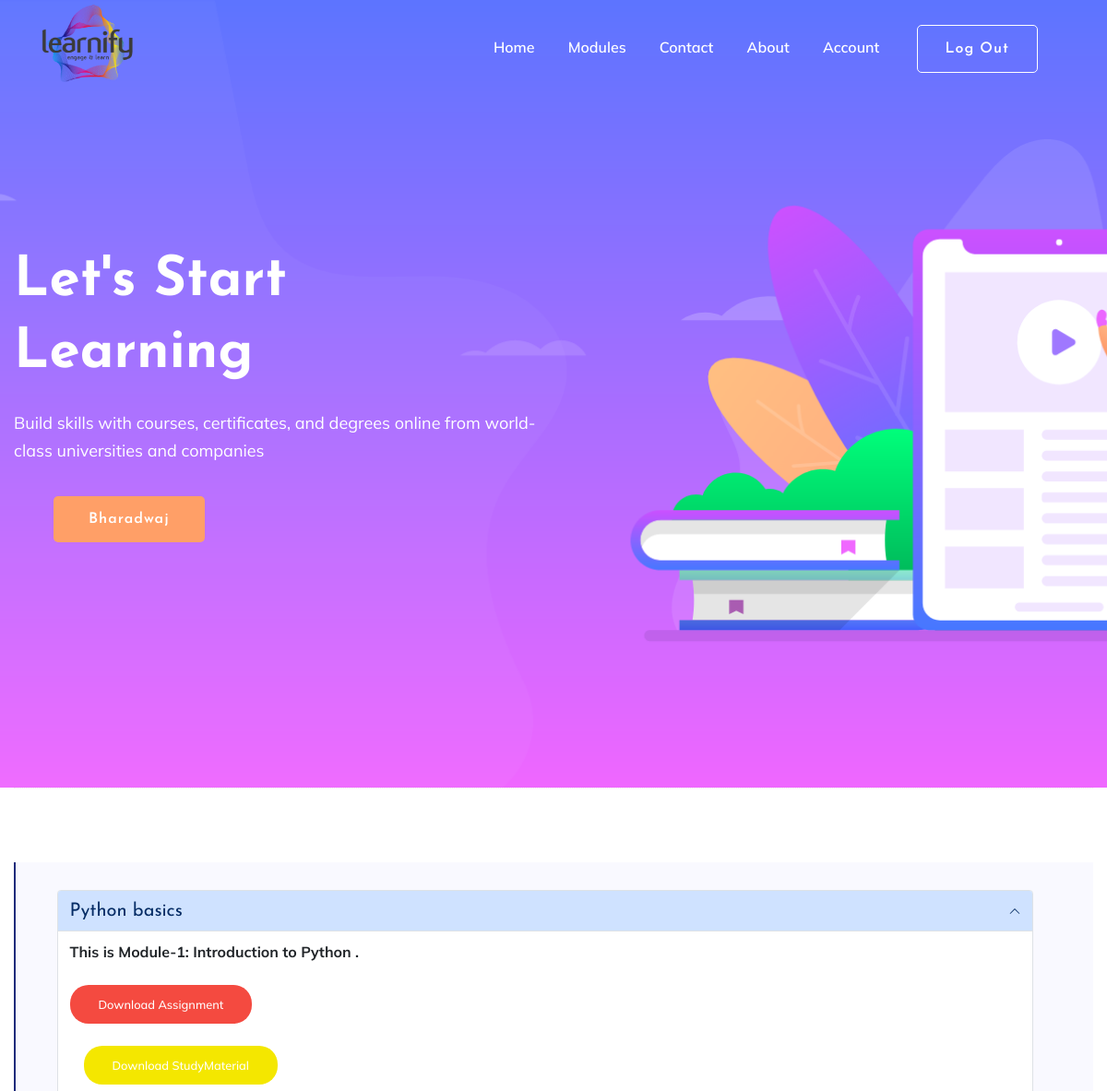
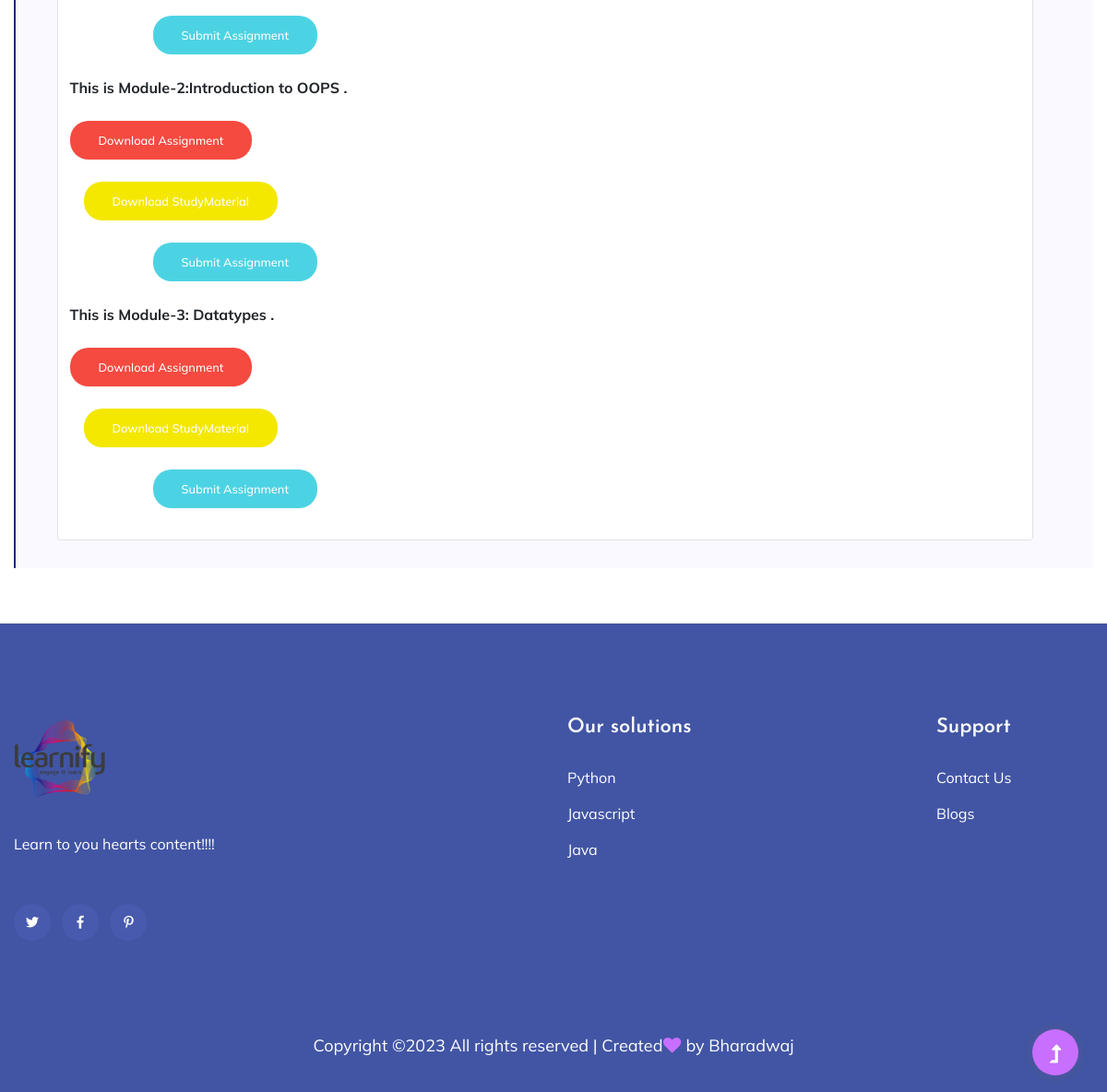
The page /module1/Python (signed in) on the database its author committed (2 pictures, top to bottom).
### Adminapp/models.py (models this page shows)
class CModulesDB(models.Model):
    NewModule = models.CharField(max_length=100,null=True,blank=True)
    Subject = models.CharField(max_length=100,null=True,blank=True)
    Material = models.CharField(max_length=100,null=True,blank=True)
    Image = models.ImageField(upload_to='module',null=True,blank=True)
    Files = models.FileField(upload_to='files',max_length=250)
    Select = models.CharField(max_length=100,null=True,blank=True)

class LessonDB(models.Model):
    SubName = models.CharField(max_length=200,null=True,blank=True)
    LImage = models.ImageField(upload_to='Lesson',null=True,blank=True)
    LessonName = models.CharField(max_length=200,null=True,blank=True)
    Videos = models.FileField(upload_to='videos',max_length=250,null=True,blank=True)
    Study_m = models.FileField(upload_to='Materials',null=True,blank=True)

### webapp/views.py (the view)
# urls.py: path('module1/<lesson_get>',views.module1,name="module1"),
def module1(req,lesson_get):
    moddata = CModulesDB.objects.all()
    ldata = LessonDB.objects.filter(SubName=lesson_get)
    mddata = CModulesDB.objects.filter(Subject=lesson_get)
    data1 = Usersubmitdb.objects.filter(Uname=req.session['username'])
    return render(req,"Module1.html",{'moddata':moddata,'data1':data1,'ldata':ldata,'mddata':mddata})

### webapp/templates/Module1.html (shortened to what this page needs)
<!DOCTYPE html>
{% extends 'Indexpage.html' %}
{% load static %}
{% block content %}
<html lang="en">
<head>
</head>
<body>
<div class="whole-wrap">
	<div class="container box_1170">
		<div class="section-top-border">
            {% for i in mddata %}
											<div class="row">
												<div class="col-lg-12">
													<blockquote class="generic-blockquote">
														<div class="accordion col-lg-12" id="accordionExample">
  <div class="accordion-item">
    <h1 class="accordion-header">
      <button class="accordion-button" style="font-size:20px" type="button" data-bs-toggle="collapse" data-bs-target="#collapseOne" aria-expanded="true" aria-controls="collapseOne">
        {{i.NewModule}}
      </button>
    </h1>
    <div id="collapseOne" class="accordion-collapse collapse show" data-bs-parent="#accordionExample">
      <div class="accordion-body">
          {% for k in ldata %}
        <strong class="mb-30">This is {{k.LessonName}} .</strong><br><br>
          <a href="{{k.Videos.url}}" class="genric-btn danger circle">Download Assignment</a><br><br>
          <a href="{{k.Study_m.url}}" style="margin-left:15px" class="genric-btn warning circle">Download StudyMaterial</a><br><br>
          <a href="{% url 'assignment' lessonid=i.id %}" style="margin-left:90px" class="genric-btn success circle">Submit Assignment</a><br><br>
          {% endfor %}
      </div>
    </div>
  </div></div>
</blockquote>
{% endfor %}
												</div>
											</div>
										</div>
	</div>
	</div>
</body>
</html>
{% endblock %}

### webapp/templates/Indexpage.html (shortened to what this page needs)
<!Doctype html>
{% load static %}
<html class="no-js" lang="zxx">
<head>
    <link href="https://cdn.jsdelivr.net/npm/bootstrap@5.3.1/dist/css/bootstrap.min.css"
          rel="stylesheet"
>
    <link rel="stylesheet" href="{% static 'assets/css/bootstrap.min.css' %}">
    <link rel="stylesheet" href="{% static 'assets/css/owl.carousel.min.css' %}">
    <link rel="stylesheet" href="{% static 'assets/css/slicknav.css' %}">
    <link rel="stylesheet" href="{% static 'assets/css/flaticon.css' %}">
    <link rel="stylesheet" href="{% static 'assets/css/progressbar_barfiller.css' %}">
    <link rel="stylesheet" href="{% static 'assets/css/gijgo.css' %}">
    <link rel="stylesheet" href="{% static 'assets/css/animate.min.css' %}">
    <link rel="stylesheet" href="{% static 'assets/css/animated-headline.css' %}">
    <link rel="stylesheet" href="{% static 'assets/css/magnific-popup.css' %}">
    <link rel="stylesheet" href="{% static 'assets/css/fontawesome-all.min.css' %}">
    <link rel="stylesheet" href="{% static 'assets/css/themify-icons.css' %}">
    <link rel="stylesheet" href="{% static 'assets/css/slick.css' %}">
    <link rel="stylesheet" href="{% static 'assets/css/nice-select.css' %}">
    <link rel="stylesheet" href="{% static 'assets/css/style.css' %}">
</head>
<body>
    <header>
        <div class="header-area header-transparent">
            <div class="main-header ">
                <div class="header-bottom  header-sticky">
                    <div class="container-fluid">
                        <div class="row align-items-center">
                            <div class="col-xl-2 col-lg-2">
                                <div class="logo">
                                    <a href="{% url 'indexpage' %}"><img src="{% static 'assets/img/logo/Learnify-LL-1.png' %}" width="100px" height="100px" alt=""></a>
                                </div>
                            </div>
                            <div class="col-xl-10 col-lg-10">
                                <div class="menu-wrapper d-flex align-items-center justify-content-end">
                                    <div class="main-menu d-none d-lg-block">
                                        <nav>
                                            <ul id="navigation">
                                                <li class="active" ><a href="{% url 'indexpage' %}">Home</a></li>
                                                <li><a href="{% url 'indexpage' %}">Modules</a>
                                                </li>
                                                <li><a href="{% url 'contact' %}">Contact</a></li>
                                                <li><a href="{% url 'about' %}">About</a></li>
                                                <li><a href="{% url 'indexpage' %}">Account</a>
                                                </li>
                                                <li class="button-header"><a href="{% url 'Userlogout' %}" class="btn btn3">Log out</a></li>
                                            </ul>
                                        </nav>
                                    </div>
                                </div>
                            </div>
                            <div class="col-12">
                            </div>
                        </div>
                    </div>
                </div>
            </div>
        </div>
    </header>
    <main>
        <section class="slider-area ">
            <div class="slider-active">
                <div class="single-slider slider-height d-flex align-items-center">
                    <div class="container">
                        <div class="row">
                            <div class="col-xl-6 col-lg-7 col-md-12">
                                <div class="hero__caption">
                                    <h1 data-animation="fadeInLeft" data-delay="0.2s">Let's Start<br> Learning</h1>
                                    <p data-animation="fadeInLeft" data-delay="0.4s">Build skills with courses, certificates, and degrees online from world-class universities and companies</p>
                                    {% if request.session.username %}
                                    <li class="button-header margin-left "><a href="{% url 'Register' %}" class="btn">{{request.session.username}}</a></li>
                                    {% else %}
                                    <li class="button-header margin-left "><a href="{% url 'Register' %}" class="btn">Join/Login</a></li>
                                    {% endif %}
                                </div>
                            </div>
                        </div>
                    </div>
                </div>
            </div>
        </section>
{% block content %}{% endblock %}
    <footer>
     <div class="footer-wrappper footer-bg">
        <div class="footer-area footer-padding">
            <div class="container">
                <div class="row justify-content-between">
                    <div class="col-xl-4 col-lg-5 col-md-4 col-sm-6">
                        <div class="single-footer-caption mb-50">
                            <div class="single-footer-caption mb-30">
                                <div class="footer-logo mb-25">
                                    <a href="{% url 'indexpage' %}"><img src="{% static 'assets/img/logo/Learnify-LL-1.png' %}" width="100px" height="100px" alt=""></a>
                                </div>
                                <div class="footer-tittle">
                                    <div class="footer-pera">
                                        <p>Learn to you hearts content!!!!</p>
                                    </div>
                                </div>
                                <div class="footer-social">
                                    <a href="#"><i class="fab fa-twitter"></i></a>
                                    <a href="#"><i class="fab fa-facebook-f"></i></a>
                                    <a href="#"><i class="fab fa-pinterest-p"></i></a>
                                </div>
                            </div>
                        </div>
                    </div>
                    <div class="col-xl-2 col-lg-3 col-md-4 col-sm-5">
                        <div class="single-footer-caption mb-50">
                            <div class="footer-tittle">
                                <h4>Our solutions</h4>
                                <ul>
                                    {% for k in moddata %}
                                    <li><a href="{% url 'module1' lesson_get=k.Subject %}">{{k.Subject}}</a></li>
                                    {% endfor %}
                                </ul>
                            </div>
                        </div>
                    </div>
                    <div class="col-xl-2 col-lg-4 col-md-4 col-sm-6">
                        <div class="single-footer-caption mb-50">
                            <div class="footer-tittle">
                                <h4>Support</h4>
                                <ul>
                                    <li><a href="{% url 'contact' %}">Contact Us</a></li>
                                    <li><a href="{% url 'about' %}">Blogs</a></li>
                                </ul>
                            </div>
                        </div>
                    </div>
                </div>
            </div>
        </div>
        <div class="footer-bottom-area">
            <div class="container">
                <div class="footer-border">
                    <div class="row d-flex align-items-center">
                        <div class="col-xl-12 ">
                            <div class="footer-copy-right text-center">
                                <p>
                                  Copyright &copy;<script>document.write(new Date().getFullYear());</script> All rights reserved | Created<i class="fa fa-heart" aria-hidden="true"></i> by <a href="#" target="_blank">Bharadwaj</a>
                                  </p>
                              </div>
                          </div>
                      </div>
                  </div>
              </div>
          </div>
      </div>
  </footer>
  <div id="back-top" >
    <a title="Go to Top" href="#"> <i class="fas fa-level-up-alt"></i></a>
</div>
</body>
</html>

### rows shown on the page
CModulesDB: NewModule "Python basics", Subject "Python"
LessonDB: LessonName "Module-1: Introduction to Python"
LessonDB: LessonName "Module-2:Introduction to OOPS"
LessonDB: LessonName "Module-3: Datatypes"
CModulesDB: Subject "Javascript"
CModulesDB: Subject "Java"

### other values the page prints
{{ request.session.username }} "Bharadwaj"
